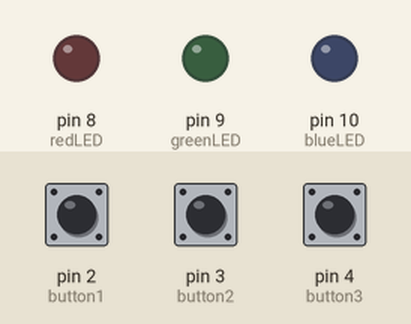
Recording of a sketch running on a simulated Arduino Uno, built with avr-gcc and run on an emulated ATmega328P. Parts: output pins drawn as LEDs (lit = HIGH). Inputs (shaded band) come from the test bench; at power-on: pin 2 (button1) LOW, pin 3 (button2) LOW, pin 4 (button3) LOW.

Above: at 1.2 s.
1.3 s: pin 2 (button1) pulled HIGH for 0.15 s
At 1.37 s:
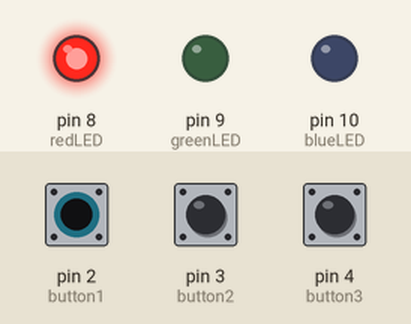
2.9 s: pin 3 (button2) pulled HIGH for 0.15 s
At 2.97 s:
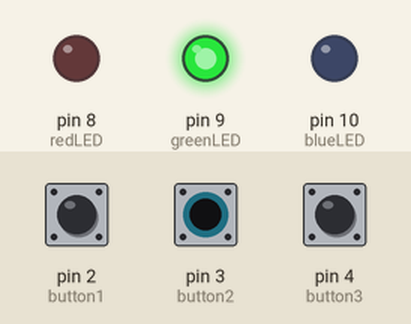
4.5 s: pin 4 (button3) pulled HIGH for 0.15 s
At 4.57 s:
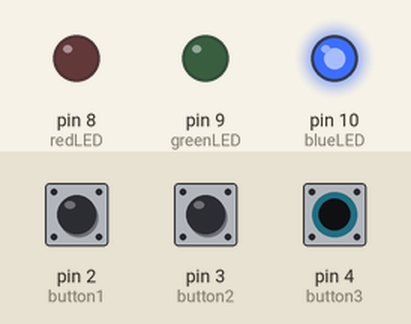
6.1 s: pin 4 (button3) pulled HIGH for 3.2 s
At 10.5 s:
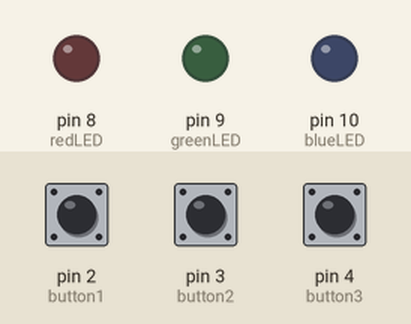
10.8 s: pin 2 (button1) pulled HIGH for 3.2 s
At 11.8 s:
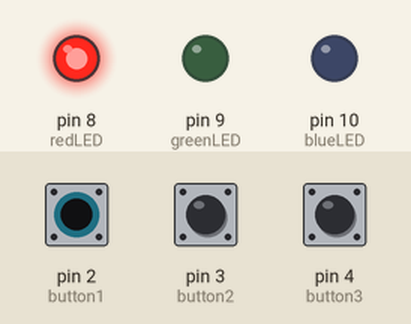
15.5 s: pin 2 (button1) driven HIGH and pin 3 (button2) driven HIGH
At 16.6 s:
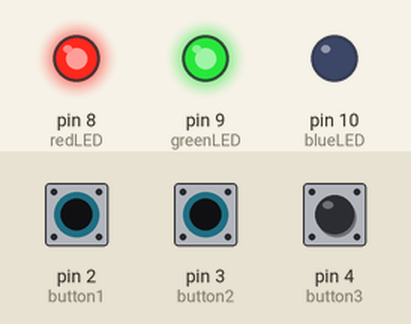
Timing chart, 0 to 18.0 s (numbered marks = the images above; inputs shaded):
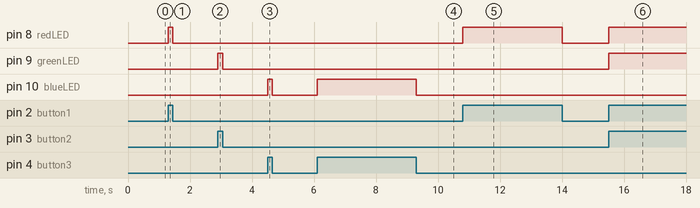

The sketch:

led_button_control.ino
```cpp
// Pin definitions
const int button1 = 2;
const int button2 = 3;
const int button3 = 4;

const int redLED = 8;
const int greenLED = 9;
const int blueLED = 10;

void setup() {
  // Set button pins as input
  pinMode(button1, INPUT);
  pinMode(button2, INPUT);
  pinMode(button3, INPUT);

  // Set LED pins as output
  pinMode(redLED, OUTPUT);
  pinMode(greenLED, OUTPUT);
  pinMode(blueLED, OUTPUT);
}

void loop() {
  // Read button states
  int state1 = digitalRead(button1);
  int state2 = digitalRead(button2);
  int state3 = digitalRead(button3);

  // Control LEDs based on button states
  digitalWrite(redLED, state1);
  digitalWrite(greenLED, state2);
  digitalWrite(blueLED, state3);
}
```

Measured:
- after the input at 1.3 s, pin 8 (redLED): LOW → HIGH at once, → LOW 0.15 s later
- after the input at 2.9 s, pin 9 (greenLED): LOW → HIGH at once, → LOW 0.15 s later
- after the input at 4.5 s, pin 10 (blueLED): LOW → HIGH at once, → LOW 0.15 s later
- after the input at 6.1 s, pin 10 (blueLED): LOW → HIGH at once, → LOW 3.2 s later
- after the input at 10.8 s, pin 8 (redLED): LOW → HIGH at once, → LOW 3.2 s later
- after the input at 15.5 s, pin 8 (redLED), pin 9 (greenLED): LOW → HIGH at once
